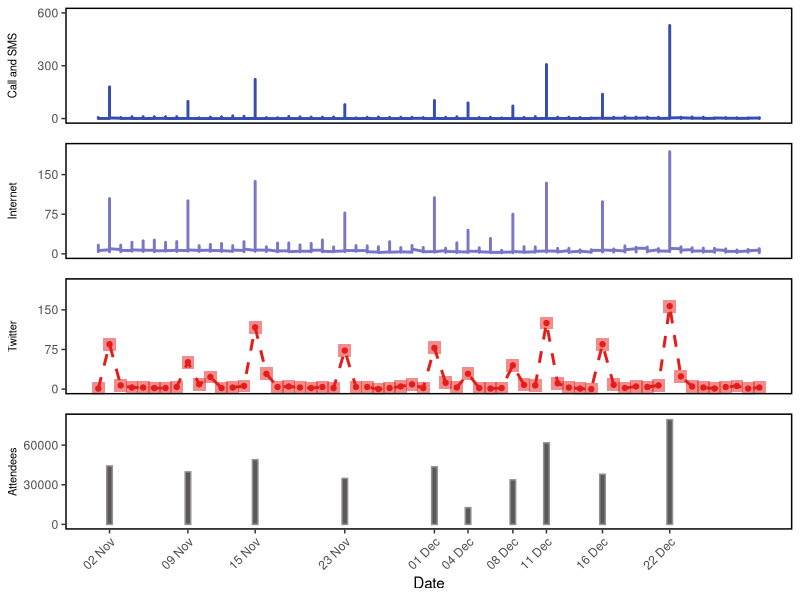
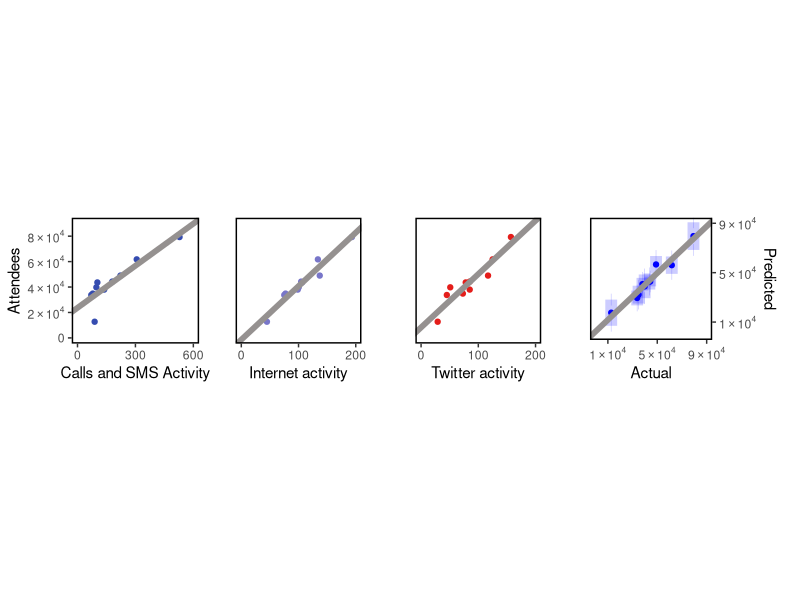
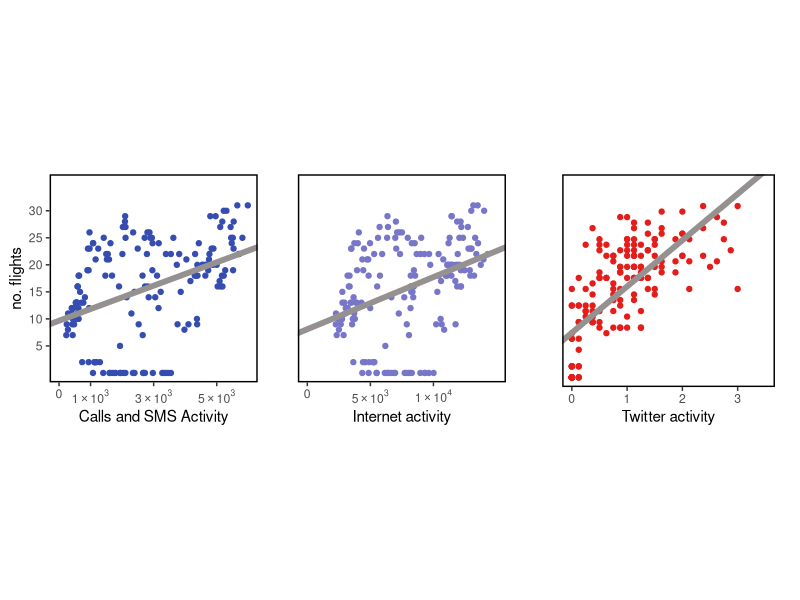
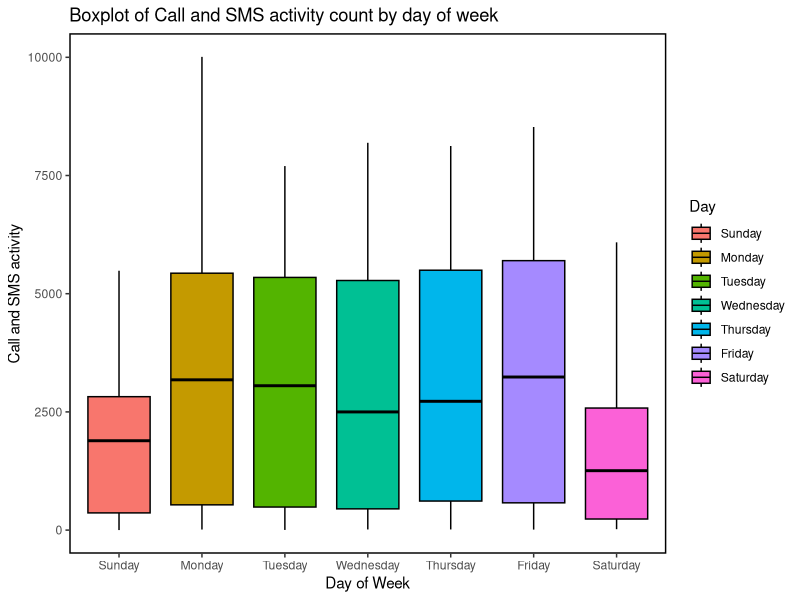
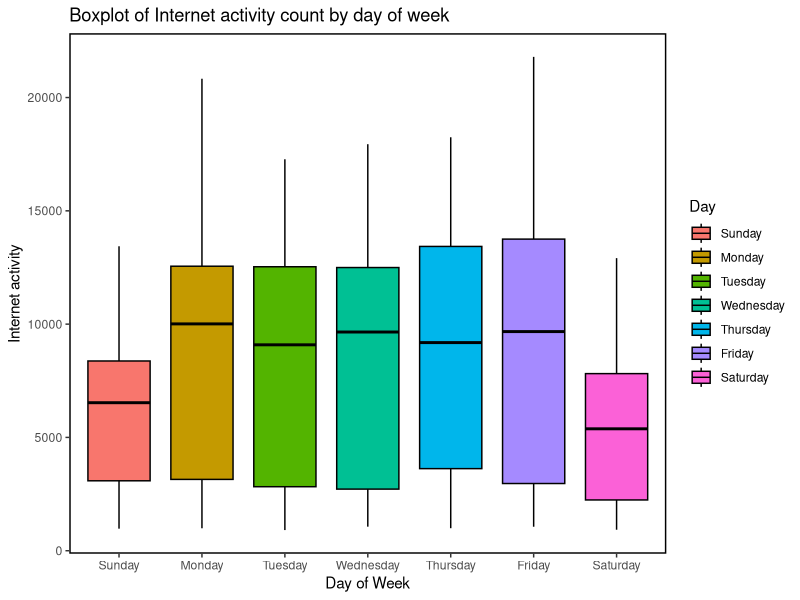
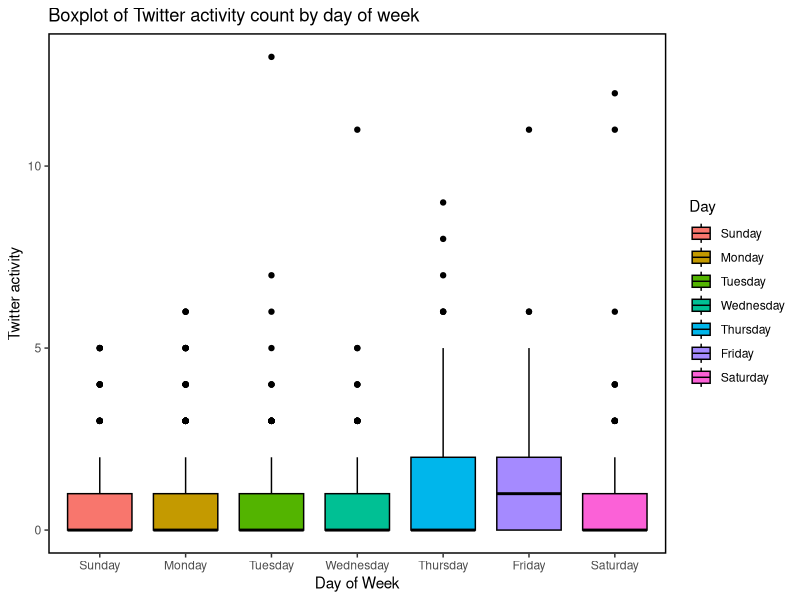

The R source for these figures, in order: (Note: this script raises an error after producing the figures.)
## ---- chunk 1
knitr::opts_chunk$set(echo = TRUE)
library(ggplot2)
library(scales)
library(grid)
library(plyr)
library(gridExtra)
library(knitr)
library(broom)
library(multcomp)
library(dplyr)
## ---- chunk 2
san_siero.attendees = read.csv('./data/Attendees_San_Siro.csv')
san_siero.phone_data = read.csv('./data/San_Siro_Mobile_Phone_Data.csv')
san_siero.twitter_data = read.csv('./data/San_Siro_Twitter_Data.csv')
linate.data = read.csv('./data/Linate_Data.csv')
linate.flight_schedule = read.csv('./data/Linate_Flights_Schedule.csv')

# Converting to dates
san_siero.phone_data$Timestamp = as.Date(strptime(san_siero.phone_data$Timestamp, 
                                                  "%Y-%m-%d %H:%M:%S"))
san_siero.twitter_data$Timestamp = as.Date(san_siero.twitter_data$Timestamp)
san_siero.attendees$Date = as.Date(san_siero.attendees$Date)
## ---- chunk 3
p1 <- ggplot(san_siero.phone_data, aes(x=Timestamp, y=Calls.and.SMS.Activity)) + 
      geom_line(colour='#354CB0',size=1) + 
      scale_y_continuous(breaks=seq(0,600,300)) + 
      coord_cartesian(ylim=c(0,600)) +
      labs(y='Call and SMS') + 
      theme(panel.background = element_blank(),
          legend.position='none',
          axis.text.x=element_blank(),
          axis.title.x=element_blank(),
          axis.title.y=element_text(angle=90,size=8),
          axis.ticks.x=element_blank(),
          panel.border = element_rect(colour='black',fill=NA, size=1))
p2 <- ggplot(san_siero.phone_data, aes(x=Timestamp, y=Internet.Activity)) + 
      geom_line(colour='#7876C9',size=1) + 
      scale_y_continuous(breaks=seq(0,150,75)) + 
      coord_cartesian(ylim=c(0,200)) +
      labs(y='Internet') + 
      theme(panel.background = element_blank(),
          legend.position='none',
          axis.text.x=element_blank(),
          axis.title.x=element_blank(),
          axis.title.y=element_text(angle=90,size=8),
          axis.ticks.x=element_blank(),
          panel.border = element_rect(colour='black',fill=NA, size=1))
p3 <- ggplot(san_siero.twitter_data, aes(x=Timestamp, y=Twitter.Activity)) + 
      geom_line(colour='#E41D1A',linetype="dashed",size=1) + 
      scale_y_continuous(breaks=seq(0,150,75)) + 
      coord_cartesian(ylim=c(0,200)) +
      geom_point(colour='#E41D1A',shape = 15,size=4,alpha=0.5) +
      geom_point(colour='#E41D1A') +
      labs(y='Twitter') + 
      theme(panel.background = element_blank(),
          legend.position='none',
          axis.text.x=element_blank(),
          axis.title.x=element_blank(),
          axis.title.y=element_text(angle=90,size=8),
          axis.ticks.x=element_blank(),
          panel.border = element_rect(colour='black',fill=NA, size=1))
p4 <- ggplot(san_siero.attendees, aes(x=Date, y=Attendees.at.San.Siro)) + 
      geom_bar(stat='identity',colour='#959190',width=0.5) +       
      scale_y_continuous(breaks=seq(0,60000,30000)) + 
      coord_cartesian(ylim=c(0,80000)) +
      scale_x_date(labels = date_format('%d %b'),limits = c(as.Date('2013-11-01'), 
                                                            as.Date('2013-12-30')),
                   breaks=c(as.Date(san_siero.attendees$Date))) + 
      labs(y='Attendees') + 
      theme(panel.background = element_blank(),
          legend.position='none',
          axis.title.y=element_text(angle=90,size=8),
          axis.text.x=element_text(angle = 45,hjust=1),
          panel.border = element_rect(colour='black',fill=NA, size=1))

grid.draw(rbind(ggplotGrob(p1), 
                ggplotGrob(p2), 
                ggplotGrob(p3), 
                ggplotGrob(p4), size="last"))
## ---- chunk 4
san_siero.daily_data <- aggregate(san_siero.phone_data$Calls.and.SMS.Activity, 
                                  by=list(Category=san_siero.phone_data$Timestamp), 
                                  FUN=max)
san_siero.daily_data <- plyr::rename(san_siero.daily_data, c("x"="Calls.and.SMS.Activity"))
san_siero.daily_data$Internet.Activity = aggregate(san_siero.phone_data$Internet.Activity, 
                                         by=list(Cateogry=san_siero.phone_data$Timestamp), 
                                         FUN=max)$x
san_siero.daily_data$Twitter.Activity = san_siero.twitter_data$Twitter.Activity
san_siero.daily_data <- plyr::rename(san_siero.daily_data, c("Category"="Date"))
soccer_data <- merge(san_siero.daily_data, san_siero.attendees, 
                                        by="Date")

kable(head(soccer_data),
			format='pandoc',
			caption='Soccer Game Data',
			centering=TRUE)
## ---- chunk 5
attendees_v_phone <- lm(soccer_data$Attendees.at.San.Siro ~ 
                          soccer_data$Calls.and.SMS.Activity)
attendees_v_internet <- lm(soccer_data$Attendees.at.San.Siro ~ 
                             soccer_data$Internet.Activity)
attendees_v_twitter <- lm(soccer_data$Attendees.at.San.Siro ~ 
                            soccer_data$Twitter.Activity)
## ---- chunk 6
lm_paper_results <- c(0.771, 0.937, 0.855)
lm_duplication_results <- c(round(summary(attendees_v_phone)$adj.r.squared, 3),
                            round(summary(attendees_v_internet)$adj.r.squared, 3),
                            round(summary(attendees_v_twitter)$adj.r.squared, 3))
lm_results <- data.frame(lm_paper_results, 
                         lm_duplication_results,
                         row.names=c('Calls and SMS Data', 
                                     'Internet Activity', 
                                     'Twitter Activity'))
kable(lm_results,
			format='pandoc',
			centering=TRUE,
			caption='Linear Regression R^2^ Values',
			col.names = c('Published Results', 'Duplication Results'))
## ---- chunk 7
cor_paper_results <- c(0.927, 0.976, 0.924)
cor_duplication_results <- c(round(cor(soccer_data$Attendees.at.San.Siro,
                                       soccer_data$Calls.and.SMS.Activity,
                                       method='spearman'), 3),
                             round(cor(soccer_data$Attendees.at.San.Siro,
                                       soccer_data$Internet.Activity,
                                       method='spearman'), 3),
                             round(cor(soccer_data$Attendees.at.San.Siro,
                                       soccer_data$Twitter.Activity,
                                       method='spearman'), 3))
cor_results <- data.frame(cor_paper_results,
                          cor_duplication_results,
                          row.names=c('Calls and SMS Data', 
                                      'Internet Activity', 
                                      'Twitter Activity'))
kable(cor_results,
			format='pandoc',
			caption='Spearman Correlation Values',
			col.names = c('Published Results', 'Duplication Results'))
## ---- chunk 8
# Thanks to: https://stackoverflow.com/questions/10762287/
#            how-can-i-format-axis-labels-with-exponents-with-ggplot2-and-scales
scientific_formatter <- function(x){
  output <- gsub("e", " %*% 10^", scientific_format()(x))
  output <- gsub("^+", "^", output, fixed=TRUE)
  output <- gsub("%*% 10^00", "", output, fixed=TRUE)
  formatted_output <- parse(text=output)
  return(formatted_output)
}

p1 <- ggplot(soccer_data, aes(Calls.and.SMS.Activity, 
                              Attendees.at.San.Siro)) + 
	    geom_point(col='#354CB0') +
      coord_cartesian(ylim=c(0,90000),xlim=c(0,600)) +
      scale_y_continuous(labels=scientific_formatter,
                         breaks=seq(0,80000,20000)) +
      scale_x_continuous(limits=c(-10000,100000),breaks=seq(0,600,300)) + 
      geom_smooth(method ='lm', se=FALSE, colour='#959190', fullrange=TRUE,size=2)  +
      labs(x='Calls and SMS Activity', y='Attendees') +
      theme(panel.background = element_blank(),
            panel.border = element_rect(colour='black', fill=NA, size=1),
            panel.grid.major = element_blank())
      
p2 <- ggplot(soccer_data, aes(Internet.Activity, 
                              Attendees.at.San.Siro)) +
	    geom_point(colour='#7876C9') +
      coord_cartesian(ylim=c(0,90000),xlim=c(0,200)) +
      scale_y_continuous(labels=scientific_formatter,
                         breaks=seq(0,80000,20000)) + 
      scale_x_continuous(limits=c(-10000,100000),breaks=seq(0,200,100)) + 
      geom_smooth(method ='lm', se=FALSE, colour='#959190', fullrange=TRUE,size=2)  +
      labs(x='Internet activity') +
      theme(aspect.ratio=1,
            panel.background = element_blank(),
            axis.text.y = element_blank(),
            axis.ticks.y = element_blank(),
            axis.title.y = element_blank(),
            panel.border = element_rect(colour='black', fill=NA, size=1))

p3 <- ggplot(soccer_data, aes(Twitter.Activity, 
                              Attendees.at.San.Siro)) + 
	    geom_point(col='#E41D1A') +
      coord_cartesian(ylim=c(0,90000),xlim=c(0,200)) +
      scale_y_continuous(labels=scientific_formatter,
                         breaks=seq(0,80000,20000)) + 
      scale_x_continuous(limits=c(-10000,100000),breaks=seq(0,200,100)) + 
      geom_smooth(method ='lm', se=FALSE, colour='#959190', fullrange=TRUE,size=2) +
      labs(x='Twitter activity') +
      theme(aspect.ratio=1,
            panel.background = element_blank(),
            axis.text.y = element_blank(),
            axis.ticks.y = element_blank(),
            axis.title.y = element_blank(),
            panel.border = element_rect(colour='black', fill=NA, size=1))

model <- lm(Attendees.at.San.Siro ~ Calls.and.SMS.Activity + 
                Internet.Activity +
                Twitter.Activity,
              data=soccer_data)

attendence <- data.frame(predicted = predict.lm(model, 
                                                newdata=soccer_data,
                                                interval='confidence'),
                         actual = soccer_data$Attendees.at.San.Siro)

p4 <- ggplot(attendence, aes(x=actual,y=predicted.fit)) +
          geom_errorbar(aes(ymin = predicted.lwr, ymax = predicted.upr), 
                       colour = "blue", alpha = 0.2,size=4) + 
          geom_point(colour = "blue") +
          geom_smooth(method='lm', se=FALSE, colour='#959190', fullrange=TRUE,size=2) + 
          scale_y_continuous(labels=scientific_formatter,
                             breaks=seq(10000,90000,40000),
                             position = 'right') + 
          coord_cartesian(ylim=c(0,90000), 
                          xlim=c(0,90000)) +
          scale_x_continuous(labels=scientific_formatter, 
                             limits=c(-10000,100000),
                             breaks=seq(10000,90000,40000)) + 
          labs(x='Actual', y='Predicted') +
          theme(aspect.ratio=1,
                panel.background = element_blank(),
                panel.border = element_rect(colour='black', fill=NA, size=1))

p1 <- ggplot_gtable(ggplot_build(p1))
p2 <- ggplot_gtable(ggplot_build(p2))
p3 <- ggplot_gtable(ggplot_build(p3))
p4 <- ggplot_gtable(ggplot_build(p4))

maxHeight = unit.pmax(p1$heights[2:3], p2$heights[2:3], p3$heights[2:3], p4$heights[2:3])
p1$heights[2:3] <- maxHeight
p2$heights[2:3] <- maxHeight
grid.arrange(p1, p2, p3, p4, ncol=4, nrow=1, respect=TRUE,widths=c(1.15, 1, 1, 1.3))
## ---- chunk 9
kable(head(linate.flight_schedule),
			format='pandoc',
			caption="Linate Flight Schedule Data",
			centering=TRUE)
## ---- chunk 10
kable(head(linate.data),
			format='pandoc',
			caption='Linate Phone Data',
			centering=TRUE)
## ---- chunk 11
flight_data <- read.csv('./data/Linate_wrangled.csv')
kable(head(flight_data),
			format='pandoc',
			caption='Linate Flight Data Cleaned Up',
			centering=TRUE)
## ---- chunk 12
lm_paper_results <- c(0.175, 0.143, 0.510)
flights_v_phone <- lm(flight_data$Flights ~ 
                      flight_data$Calls.and.SMS.Activity)
flights_v_internet <- lm(flight_data$Flights ~ 
                         flight_data$Internet.Activity)
flights_v_twitter <- lm(flight_data$Flights ~ 
                        flight_data$Twitter.Activity)

lm_duplication_results <- c(round(summary(flights_v_phone)$adj.r.squared, 3),
                            round(summary(flights_v_internet)$adj.r.squared, 3),
                            round(summary(flights_v_twitter)$adj.r.squared, 3))

lm_results <- data.frame(lm_paper_results, 
                         lm_duplication_results,
                         row.names=c('Calls and SMS Data', 
                                     'Internet Activity', 
                                     'Twitter Activity'))

kable(lm_results,
			format='pandoc',
			centering=TRUE,
			caption='Linear Regression R^2^ Values',
			col.names = c('Published Results', 'Duplication Results'))
## ---- chunk 13
p1 <- ggplot(flight_data, aes(Calls.and.SMS.Activity, Flights)) + 
      geom_point(col='#354CB0') +
      geom_smooth(method ='lm', se=FALSE, colour='#959190', fullrange=TRUE,size=2) +
      scale_y_continuous(breaks=seq(5,30,5)) + 
      coord_cartesian(ylim=c(0,35),xlim=c(0,6000)) +
      scale_x_continuous(labels=scientific_formatter, limits=c(-1000,8000),
                         breaks=c(0,seq(1000,5000,2000))) + 
      labs(x='Calls and SMS Activity', y='no. flights') +
      theme(aspect.ratio=1,
            panel.background = element_blank(),
            panel.border = element_rect(colour='black', fill=NA, size=1))

p2 <- ggplot(flight_data, aes(Internet.Activity, Flights)) + 
      geom_point(colour='#7876C9') +
      labs(x='Internet activity') +
      geom_smooth(method ='lm', se=FALSE, colour='#959190', fullrange=TRUE,size=2)  +
      scale_y_continuous(breaks=seq(5,30,5)) + 
      coord_cartesian(ylim=c(0,35),xlim=c(0,15000)) +
      scale_x_continuous(labels=scientific_formatter, limits=c(-1000,20000),
                         breaks=seq(0,10000,5000)) + 
      theme(aspect.ratio=1,
            panel.background = element_blank(),
            axis.text.y = element_blank(),
            axis.ticks.y = element_blank(),
            axis.title.y = element_blank(),
            panel.border = element_rect(colour='black', fill=NA, size=1))

p3 <- ggplot(flight_data, aes(Twitter.Activity, Flights)) + 
      geom_point(col='#E41D1A') +
      labs(x='Twitter activity') +
      geom_smooth(method ='lm', se=FALSE, colour='#959190', fullrange=TRUE,size=2) +
      scale_y_continuous(breaks=seq(5,30,5)) + 
      coord_cartesian(ylim=c(0,35),xlim=c(0,3.5)) +
      scale_x_continuous(labels=scientific_formatter, limits=c(-2,5),
                         breaks=seq(0,3,1)) + 
      theme(aspect.ratio=1,
            panel.background = element_blank(),
            axis.text.y = element_blank(),
            axis.ticks.y = element_blank(),
            axis.title.y = element_blank(),
            panel.border = element_rect(colour='black', fill=NA, size=1))
grid.arrange(p1, p2, p3, ncol=3, nrow=1, respect=TRUE)
## ---- chunk 14
# Read in generated data with Day column
bonus_data <- read.csv('./data/Linate_bonus.csv')
bonus_data$Day <- factor(bonus_data$Day, levels =c('Sunday',
                                                   'Monday',
                                                   'Tuesday',
                                                   'Wednesday',
                                                   'Thursday',
                                                   'Friday',
                                                   'Saturday'))
# Create plots
p1 <- ggplot(bonus_data, aes(x = Day, y = Calls.and.SMS.Activity)) + 
      scale_x_discrete(name = "Day of Week") + 
      scale_y_continuous(name = "Call and SMS activity") +     
      ggtitle("Boxplot of Call and SMS activity count by day of week") + 
      geom_boxplot(colour = "black", aes(fill=Day)) + 
      theme(panel.background = element_blank(),
                panel.border = element_rect(colour='black', fill=NA, size=1))
p2 <- ggplot(bonus_data, aes(x = Day, y = Internet.Activity)) + 
      scale_x_discrete(name = "Day of Week") + 
      scale_y_continuous(name = "Internet activity") +     
      ggtitle("Boxplot of Internet activity count by day of week") + 
      geom_boxplot(colour = "black", aes(fill=Day)) + 
      theme(panel.background = element_blank(),
                panel.border = element_rect(colour='black', fill=NA, size=1))
p3 <- ggplot(bonus_data, aes(x = Day, y = Twitter.Activity)) + 
      scale_x_discrete(name = "Day of Week") + 
      scale_y_continuous(name = "Twitter activity") +     
      ggtitle("Boxplot of Twitter activity count by day of week") + 
      geom_boxplot(colour = "black", aes(fill=Day)) + 
      theme(panel.background = element_blank(),
                panel.border = element_rect(colour='black', fill=NA, size=1))
p1
p2
p3
## ---- chunk 15
# Plot residuals of total model
linate.lm <- lm(Calls.and.SMS.Activity + Internet.Activity + Twitter.Activity ~ Day, data=bonus_data)
model_data <- augment(linate.lm)
## ---- chunk 16
max(aggregate(.resid ~ Day, model_data, var)$.resid) / min(aggregate(.resid ~ Day, model_data, var)$.resid)
## ---- chunk 17
ggplot(model_data, aes(Day, .resid)) + geom_boxplot(aes(fill=Day)) + ylab('Residuals') + 
  ggtitle('Residuals of total model') + 
  theme(panel.background = element_blank(),
        panel.border = element_rect(colour='black', fill=NA, size=1))
## ---- chunk 18
anova(linate.lm)
## ---- chunk 19
# Subset the data to only weekdays
weekdays <- c('Monday','Tuesday','Wednesday','Thursday','Friday')
bonus_data_weekday <- bonus_data %>%
  filter(Day %in% weekdays)

# Linear Model for Weekdays data
linate_weekday.lm <- lm(Calls.and.SMS.Activity + 
                          Internet.Activity + 
                          Twitter.Activity ~ Day, data=bonus_data_weekday)

# ANOVA
anova(linate_weekday.lm)
